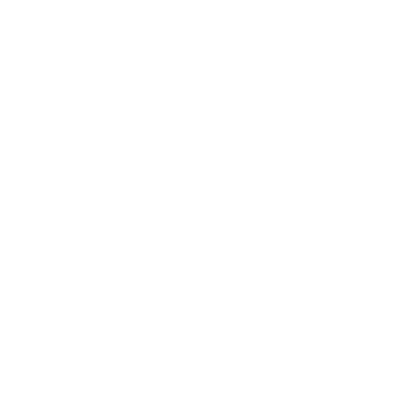
Frame 1 (no input)
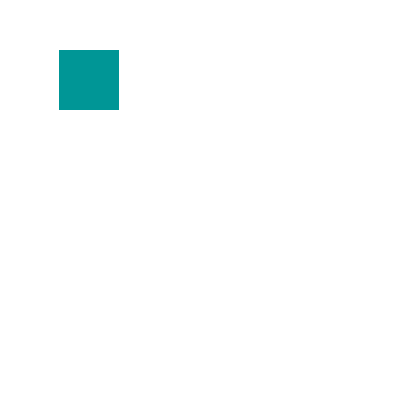
Frame 60 (the mouse pressed at the canvas centre just before this capture)
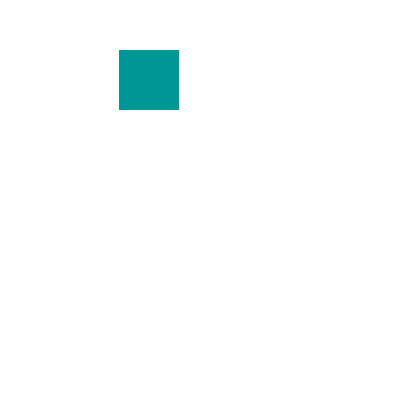
Frame 120 (the mouse held since frame 60 and released just before this capture)

The Processing sketch that drew these frames (run headless with seeded random() and noise(); from frame 60 on, the mouse is pressed at the canvas centre):

// Processing sketch: Exercise_103
// ── Exercise_103.pde
int i;
int j;

void setup(){
  size(400, 400);
  noStroke();
  i=0;
  j=-399;
}

void draw(){
  background(255);
  
  rect(i, 50, 60, 60);
  fill(0, 150, 150);
  if(i++==400) i=-400;
  
  rect(j, 50, 60, 60);
  fill (0, 150, 150);
  if(j++==400) j=-400;
}
